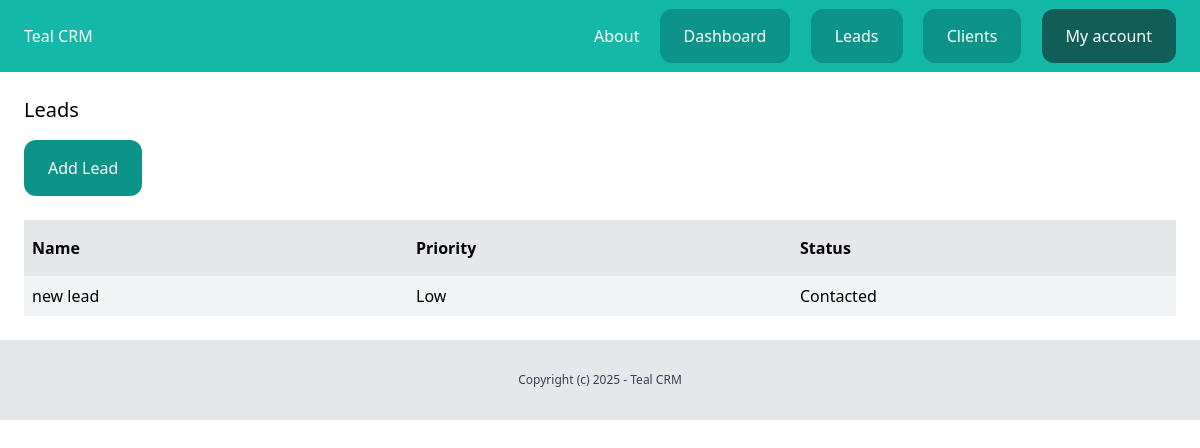
Screenshot of /dashboard/leads/ (signed in) with the database file from the repository.
### lead/models.py (models this page shows, shortened)
class Lead(models.Model):
    LOW = 'low'
    MEDIUM = 'medium'
    HIGH = 'high'
    CHOICES_PRIORITY = (
        (LOW, 'Low'),
        (MEDIUM, 'Medium'),
        (HIGH, 'High'),
    )
    NEW = 'new'
    CONTACTED = 'contacted'
    WON = 'won'
    LOST = 'lost'
    CHOICES_STATUS = (
        (NEW, 'New'),
        (CONTACTED, 'Contacted'),
        (WON, 'Won'),
        (LOST, 'Lost'),
    )
    team = models.ForeignKey(Team, related_name='leads', on_delete=models.CASCADE)
    name = models.CharField(max_length=255)
    email = models.EmailField()
    description = models.TextField(blank=True, null=True)
    priority = models.CharField(max_length=10, choices=CHOICES_PRIORITY, default=MEDIUM)
    status = models.CharField(max_length=10, choices=CHOICES_STATUS, default=NEW)
    converted_to_client = models.BooleanField(default=False)
    created_by = models.ForeignKey(User, related_name='leads', on_delete=models.CASCADE)
    created_at = models.DateTimeField(auto_now_add=True)
    modified_at = models.DateTimeField(auto_now=True)
    class Meta:
        ordering = ('name',)

### lead/views.py (the view)
# urls.py: path('', views.LeadListView.as_view(), name='list'),
class LeadListView(ListView):
    model = Lead
    template_name = 'lead/leads_list.html'
    context_object_name = 'leads'
    @method_decorator(login_required)
    def dispatch(self, request, *args, **kwargs):
        return super().dispatch(request, *args, **kwargs)
    def get_queryset(self):
        queryset = super(LeadListView, self).get_queryset()
        queryset = queryset.filter(created_by=self.request.user, converted_to_client=False)
        return queryset

### lead/templates/lead/leads_list.html (shortened to what this page needs)
{% extends "core/base.html" %}
{% block content %}
    <div class="py-6 px-6">
        <h1 class="mb-4 text-xl">Leads</h1>
        <a href="{% url 'leads:add' %}" class="inline-block py-4 px-6 bg-teal-600 rounded-xl text-white">
            Add Lead
        </a>
        {% if leads %}
            <div class="mt-6 flex justify-between">
                <p class="py-4 px-2 bg-gray-200 font-semibold w-full">Name</p>
                <p class="py-4 px-2 bg-gray-200 font-semibold w-full">Priority</p>
                <p class="py-4 px-2 bg-gray-200 font-semibold w-full">Status</p>
            </div>
            {% for lead in leads %}
                <div class="flex justify-between">
                    <p class="py-2 px-2 w-full {% cycle 'bg-gray-100' '' %}">
                        <a href="{% url 'leads:detail' pk=lead.id %}">{{ lead.name }}</a>
                    </p>
                    <p class="py-2 px-2 w-full {% cycle 'bg-gray-100' '' %}">{{ lead.get_priority_display }}</p>
                    <p class="py-2 px-2 w-full {% cycle 'bg-gray-100' '' %}">{{ lead.get_status_display }}</p>
                </div>
            {% endfor %}
        {% else %}
            <p class="mt-6 px-2">There are no leads in database yet...</p>
        {% endif %}
    </div>
{% endblock %}

### rows the page displays
Lead: name "new lead", priority "Low", status "Contacted"
